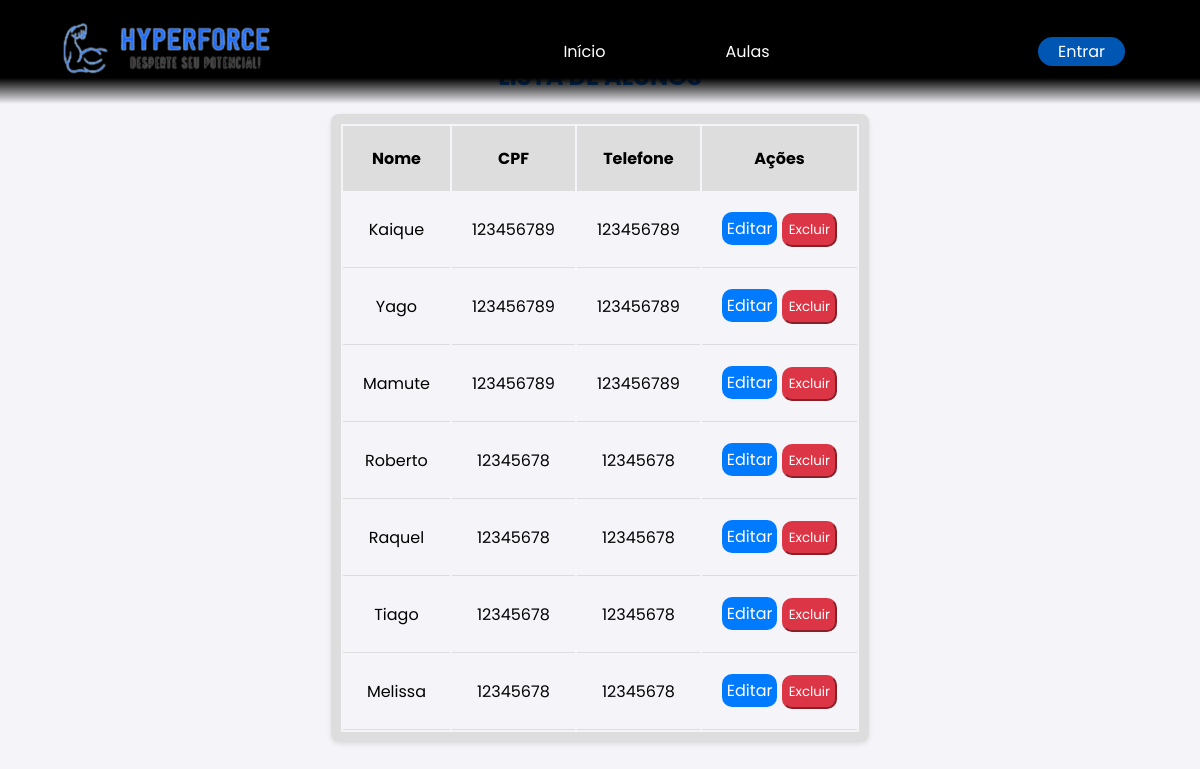
/php/alunos.php, run on the app's committed database.
### tables this page shows
CREATE TABLE `aluno` (
  `aluno_cod` int(11) NOT NULL,
  `aluno_nome` varchar(100) NOT NULL,
  `aluno_email` varchar(255) NOT NULL,
  `aluno_cpf` varchar(14) NOT NULL,
  `aluno_endereco` varchar(255) DEFAULT NULL,
  `aluno_telefone` varchar(20) DEFAULT NULL,
  `aluno_nasc` date DEFAULT NULL,
  `aluno_senha` varchar(255) NOT NULL,
  `fk_aula_cod` int(11) DEFAULT NULL
);

### php/alunos.php (the view, shortened to what this page needs)
<?php
include('config.php');
$sql = "SELECT aluno_cod, aluno_nome, aluno_cpf, aluno_telefone FROM aluno";
$result = $conexao->query($sql);
?>
<!DOCTYPE html>
<html lang="pt-br">
<head>
    <link rel="stylesheet" href="../css/alunos.css">
</head>
<body>
    <header>
        <nav class="navbar">
            <a href="home.php"><img src="../img/logo_2.png" alt="" class="logo"></a>
            <ul>
                <li><a href="home.php">Início</a></li>
                <?php if (!isset($_SESSION['tipo_sessao'])): ?>
                    <li><a href="aulas.php">Aulas</a></li>
                <?php endif; ?>
            </ul>
            <?php if (isset($_SESSION['nome_sessao'])): ?>
                <div class="usuario">
                    <a href="#" id="nome_usuario">Olá, <?= htmlspecialchars($_SESSION['nome_sessao']) ?></a>
                    <img id="logout" src="../img/logout.png" alt="Sair">
                </div>
            <?php else: ?>
                <a href="login.php" id="entrar">Entrar</a>
            <?php endif; ?>
        </nav>
    </header>
    <main>
        <div class="container">
            <h2>LISTA DE ALUNOS</h2>
            <?php
            if ($result) {
                if ($result->num_rows > 0) {
                    echo "<table class='table table-bordered'>
                            <thead>
                                <tr>
                                    <th>Nome</th>
                                    <th>CPF</th>
                                    <th>Telefone</th>
                                    <th>Ações</th>
                                </tr>
                            </thead>
                            <tbody>";
                    while ($row = $result->fetch_assoc()) {
                        echo "<tr>
                                <td>" . htmlspecialchars($row["aluno_nome"]) . "</td>
                                <td>" . htmlspecialchars($row["aluno_cpf"]) . "</td>
                                <td>" . htmlspecialchars($row["aluno_telefone"]) . "</td>
                                <td>
                                    <a href='editar_aluno.php?id=" . $row["aluno_cod"] . "' class='btn btn-warning btn-sm'>Editar</a>
                                    <button class='btn btn-danger btn-sm delete-btn' data-id='" . $row["aluno_cod"] . "'>Excluir</button>
                                </td>
                              </tr>";
                    }
                    echo "</tbody></table>";
                } else {
                    echo "<p>Nenhum aluno encontrado.</p>";
                }
            } else {
                echo "<p>Erro ao executar a consulta: " . $conexao->error . "</p>";
            }
            ?>
        </div>
    </main>
</body>
</html>

### css/alunos.css (style rules this page uses)
* { margin: 0; padding: 0; box-sizing: border-box; font-family: 'Poppins'; scroll-behavior: smooth; }
.navbar { display: flex; justify-content: space-between; align-items: center; background: linear-gradient(180deg, black, black, black, black, rgba(0, 0, 0, 0)); position: absolute; z-index: 1; color: #fff; padding: 15px; width: 100%; }
.navbar .logo { max-width: 250px; margin-left: 30px; }
.navbar ul { display: flex; }
.navbar ul li { margin-right: 60px; margin-left: 60px; list-style: none; }
.navbar ul li a { color: white; text-decoration: none; transition: 0.2s ease-in-out; }
.navbar #entrar { color: white; text-decoration: none; padding: 2px 20px; background-color: #0056b3; border-radius: 20px; margin-right: 60px; }
main { display: flex; justify-content: center; align-items: center; flex-direction: column; height: 100vh; background-color: #f4f4f9; }
h2 { color: #007bff; margin-bottom: 20px; text-align: center; }
.table { border-radius: 8px; border: 10px solid #ddd; box-shadow: 0 2px 5px rgba(0, 0, 0, 0.1); }
.table th { font-weight: bold; background-color: #ddd; }
.table td { border-bottom: 1px solid #ddd; }
.table th, .table td { text-align: center; padding: 20px; }
.btn { transition: background-color 0.3s ease; }
.btn-warning { background-color: #007bff; border-color: #007bff; padding: 5px; border-radius: 10px; text-decoration: none; color: white; }
.btn-danger { background-color: #dc3545; border-color: #dc3545; padding: 5px; border-radius: 10px; text-decoration: none; color: white; }

### data on the page
aluno: aluno_nome "Kaique", aluno_cpf "123456789", aluno_telefone "123456789"
aluno: aluno_nome "Yago", aluno_cpf "123456789", aluno_telefone "123456789"
aluno: aluno_nome "Mamute", aluno_cpf "123456789", aluno_telefone "123456789"
aluno: aluno_nome "Roberto", aluno_cpf "12345678", aluno_telefone "12345678"
aluno: aluno_nome "Raquel", aluno_cpf "12345678", aluno_telefone "12345678"
aluno: aluno_nome "Tiago", aluno_cpf "12345678", aluno_telefone "12345678"
aluno: aluno_nome "Melissa", aluno_cpf "12345678", aluno_telefone "12345678"
